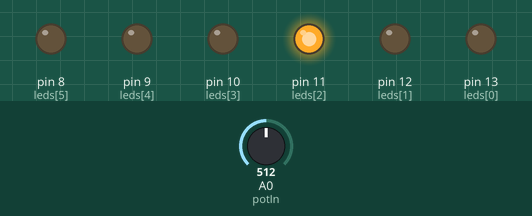
This sketch was run on a simulated Arduino Uno, built with avr-gcc and run on an emulated ATmega328P. Shown: output pins drawn as LEDs (lit = HIGH). Dashed ring = blinking. The test bench sets the inputs (shaded band); at power-on: A0 (potIn) = 512.

Above: at 1.3 s.
1.4 s: A0 (potIn) set to 502
At 2.8 s:
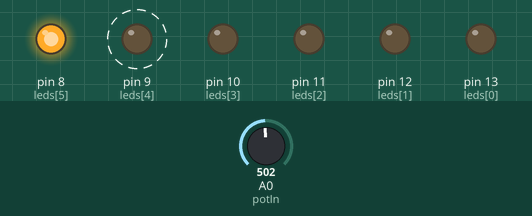
4.5 s: A0 (potIn) set to 480
At 5.74 s:
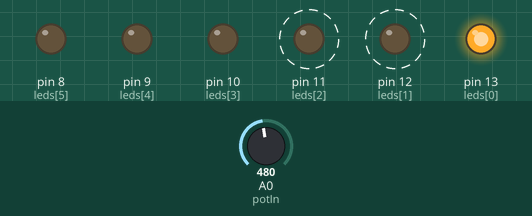
7.6 s: A0 (potIn) set to 548
9.4 s: A0 (potIn) set to 567
12.5 s: A0 (potIn) set to 716
At 13.5 s:
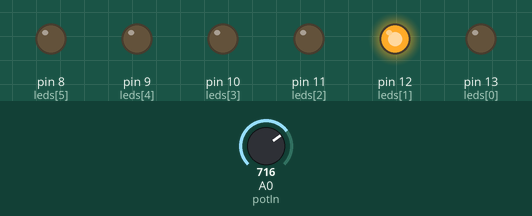
Timing chart, 0 to 15.4 s (numbered marks = the images above; inputs shaded):
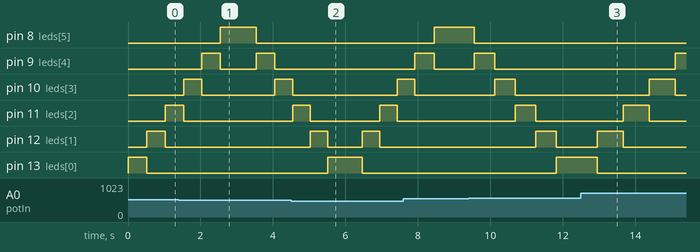

Measured:
- the behaviour switches between 494 and 493 on A0 (potIn) (found by bisection; images 1 and 2)
- after the input at 12.5 s, pin 8 (leds[5]): stays LOW (without the input it goes to HIGH after 2.7 s)

The sketch:

ledsVariable.c.ino
```cpp
int potIn = A0;
int potValue = 0;
int count = 6;
int leds[] = {13, 12, 11, 10, 9, 8};
bool flag = HIGH;

void setup() {
  // put your setup code here, to run once:
  for (int i = 0; i < count; i++) {
    pinMode(leds[i], OUTPUT);
  }
}

void loop() {
  // put your main code here, to run repeatedly:

  for (int i = 0; i < count; i++) {
    potValue = analogRead(potIn);
    digitalWrite(leds[i], HIGH);
    delay(potValue);
    digitalWrite(leds[i], LOW);
  }

  for (int i = (count - 1); i >= 0; i--) {
    potValue = analogRead(potIn);
    digitalWrite(leds[i], HIGH);
    delay(potValue);
    digitalWrite(leds[i], LOW);
  }

}
```
